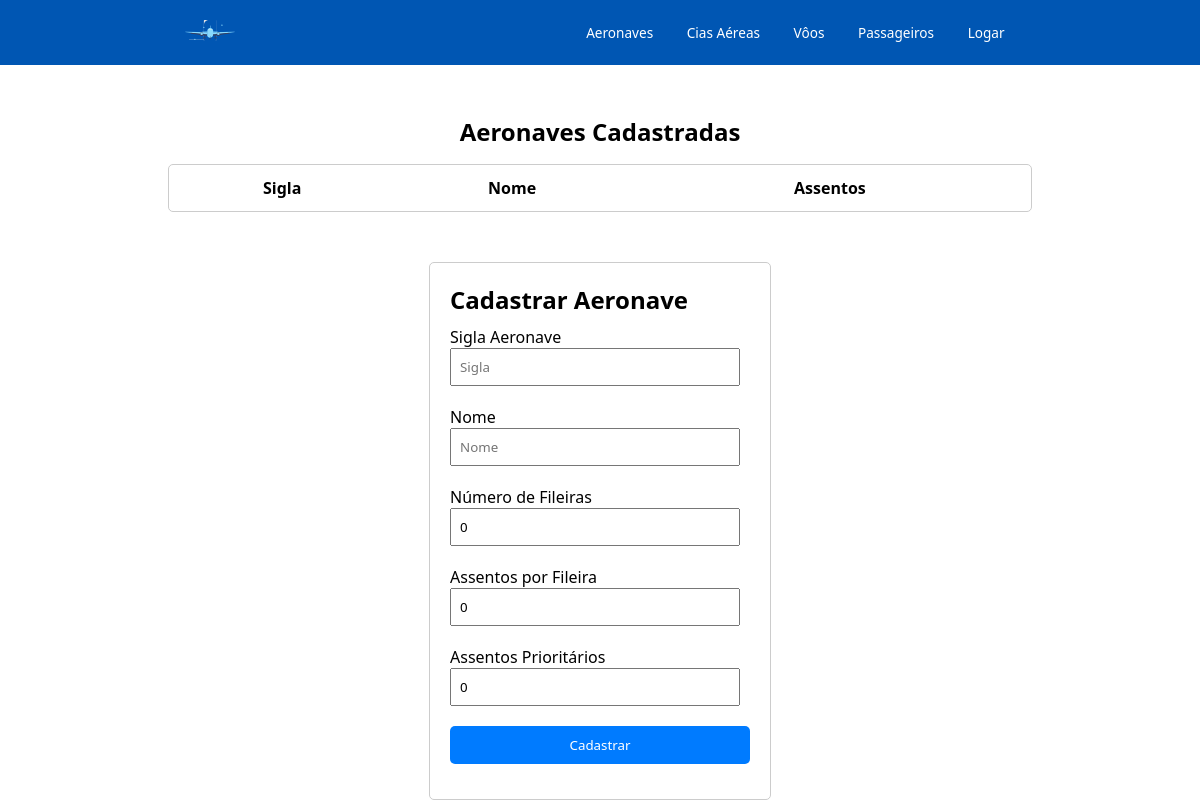
Before: /public/Pages/aeronave.php with the older database file.
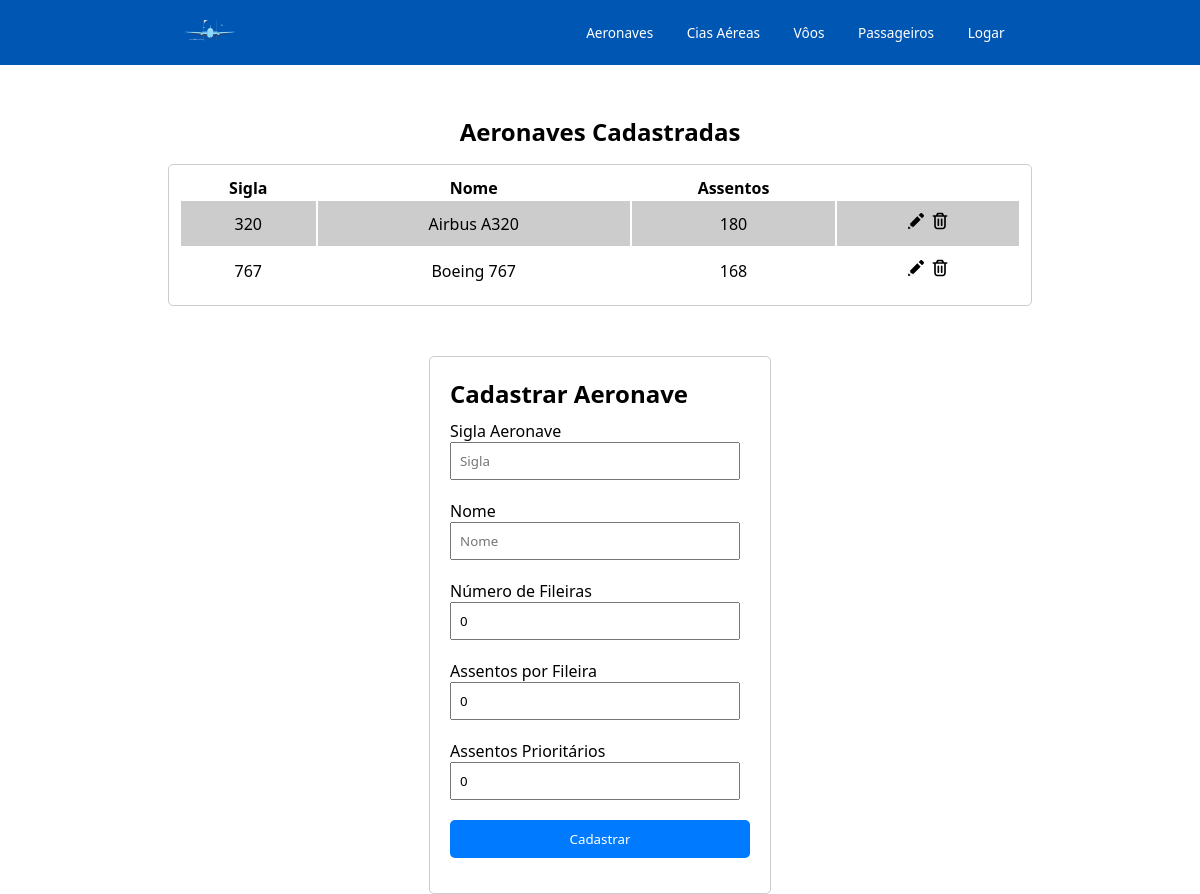
After: the same page with the newer database file.
### tables this page shows
CREATE TABLE aeronave (
            id INTEGER PRIMARY KEY AUTOINCREMENT,
            sigla CHAR(4),
            quantidade_assentos INTEGER,
            marca VARCHAR(20),
            quantidade_fileiras INTEGER,
            quantidade_colunas INTEGER,
            assentos_prioritarios INTEGER,
            assentos_por_fila INTEGER,
            assentos_por_coluna INTEGER
        );

### autoload.php (called while the page is built, shortened)
<?php
spl_autoload_register(function ($class) {
    $prefix = "App";
    $base_dir = __DIR__ ."/src/";
    $len = strlen($prefix);
    $relavite_class = substr($class, $len);
    $file = $base_dir . str_replace('\\', '/', $relavite_class) . '.php';
});

### src/Infra/Database/DatabaseManager.php (called while the page is built, shortened)
<?php
class DatabaseManager
{
    private static $instance;
    public static function getConn(): \PDO
    {
        if (self::$instance == null) {
            try {
                self::$instance = new \PDO("sqlite:" . DB_PATH);
            } catch (\Exception $e) {
                echo $e->getMessage();
            }
        }
        return self::$instance;
    }
}

### src/DAO/AeronaveDAO.php (called while the page is built, shortened)
<?php
class AeronaveDAO {
    private PDO $conexao;
    public function __construct() {
        $this->conexao = DatabaseManager::getConn();
    }
    public function read(): array {
        $sql = "SELECT * FROM aeronave";
        $stmt = $this->conexao->query($sql);
        $aeronaves = [];
        while ($row = $stmt->fetch(PDO::FETCH_OBJ)) {
            $aeronaves[] = $this->mapAeronave($row);
        }
        return $aeronaves;
    }
    private function mapAeronave(object $data): Aeronave
    {
        $aero = new Aeronave(
            $data->sigla,
            $data->marca,
            $data->quantidade_fileiras,
            $data->assentos_por_fila,
            $data->assentos_prioritarios
        );
        $aero->setId($data->id);
        return $aero;
    }
}

### src/Entities/Entity.php (called while the page is built, shortened)
<?php
abstract class Entity
{
    private ?int $id;
    public function getId(): ?int
    {
        return $this->id ?? null;
    }
    public function setId(int $id):self
    {
        $this->id = $id;
        return $this;
    }
}

### src/Entities/Aeronave.php (called while the page is built, shortened)
<?php
class Aeronave extends Entity
{
    private string $sigla;
    private int $qteFileiras;
    private int $assentosPorFila;
    private string $marca;
    public function __construct(string $sigla, string $marca, int $qteFileiras, int $assentosPorFila, int $assentosPrioritarios)
    {
        $this->sigla = $sigla;
        $this->marca = $marca;
        $this->qteFileiras = $qteFileiras;
        $this->assentosPorFila = $assentosPorFila;
    }
    public function getAssentosFila(){
        return $this->assentosPorFila;
    }
    public function getQuantidadeFilas(){
        return $this->qteFileiras;
    }
    public function getSigla(){
        return $this->sigla;
    }
    public function getMarca(){
        return $this->marca;
    }
}

### public/Pages/aeronave.php (the view, shortened to what the changed rows need)
<?php
require_once '../../autoload.php';
$aeronaveDAO = new AeronaveDAO();
$aeros = $aeronaveDAO->read();
?>
<head>
</head>
<section class="section-container">
    <h2>Aeronaves Cadastradas</h2>
    <table class="tabela">
        <thead>
            <tr>
                <th>Sigla</th>
                <th>Nome</th>
                <th>Assentos</th>
            </tr>
        </thead>
        <tbody>
            <?php
            foreach ($aeros as $aero) {
                echo "<tr>
        <td>{$aero->getSigla()}</td>
        <td>{$aero->getMarca()}</td>
        <td>" . $aero->getAssentosFila() * $aero->getQuantidadeFilas() . "</td>
        <td>
        <a href=\"/public/Pages/aeronave.php?id={$aero->getId()}\"><img src=\"/public/assets/images/edit-icon.svg\"></a>
        <a href=\"/public/Pages/aeronave.php?id={$aero->getId()}&delete=true\"><img src=\"/public/assets/images/trash-icon.svg\"></a>
        </td>
    </tr>";
            }
            ?>
        </tbody>
    </table>
</section>
<div class="container">
    <h2>Cadastrar Aeronave</h2>
</div>
<?php
require 'templates/final.php';
?>

Changed rows visible on the page:
added aeronave: sigla "320", marca "Airbus A320", $aero->getAssentosFila() * $aero->getQuantidadeFilas() "180"
added aeronave: sigla "767", marca "Boeing 767", $aero->getAssentosFila() * $aero->getQuantidadeFilas() "168"
